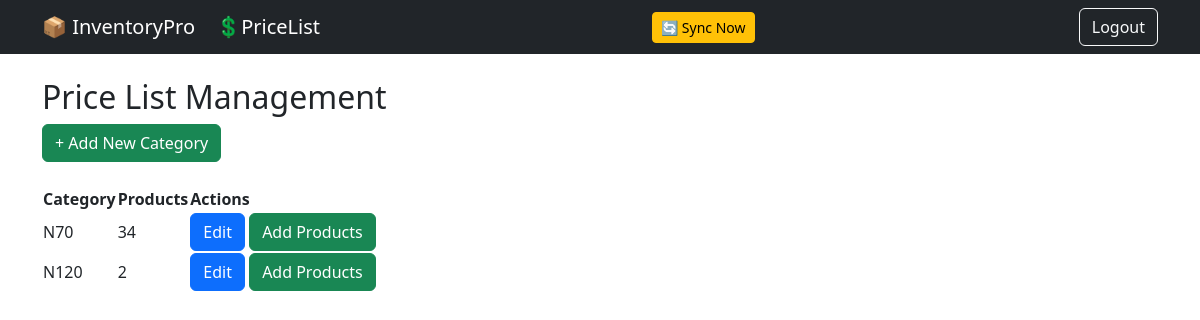
The page /pricelist/manage/ (signed in) on the database its author committed.
### pricelist/models.py (models this page shows, shortened)
class PricePage(models.Model):
    name = models.CharField(max_length=100)
    slug = models.SlugField(unique=True)
    display_order = models.PositiveIntegerField(default=0)
    class Meta:
        ordering = ['display_order']

### pricelist/views.py (the view)
@staff_member_required
def price_manage(request):
    pages = PricePage.objects.prefetch_related(
        'items'
    ).all()
    return render(
        request,
        'pricelist/manage_categories.html',
        {
            'pages': pages
        }
    )

### pricelist/templates/pricelist/manage_categories.html
{% extends "base.html" %}
{% block content %}
<div class="price-container">
<h2 class="price-title">
    Price List Management
</h2>
<a href="{% url 'admin:pricelist_pricepage_add' %}"
class="btn btn-success">
+ Add New Category
</a>
<br><br>
<table class="category-table">
<tr>
    <th>Category</th>
    <th>Products</th>
    <th>Actions</th>
</tr>
{% for page in pages %}
<tr>
<td>
{{ page.name }}
</td>
<td>
{{ page.items.count }}
</td>
<td>
<a href="{% url 'admin:pricelist_pricepage_change' page.id %}"
class="btn btn-primary">
Edit
</a>
<a href="{% url 'add_products' page.id %}"
class="btn btn-success">
Add Products
</a>
</td>
</tr>
{% endfor %}
</table>
</div>
{% endblock %}

### rows shown on the page
PricePage: name "N70", items.count "34"
PricePage: name "N120", items.count "2"
